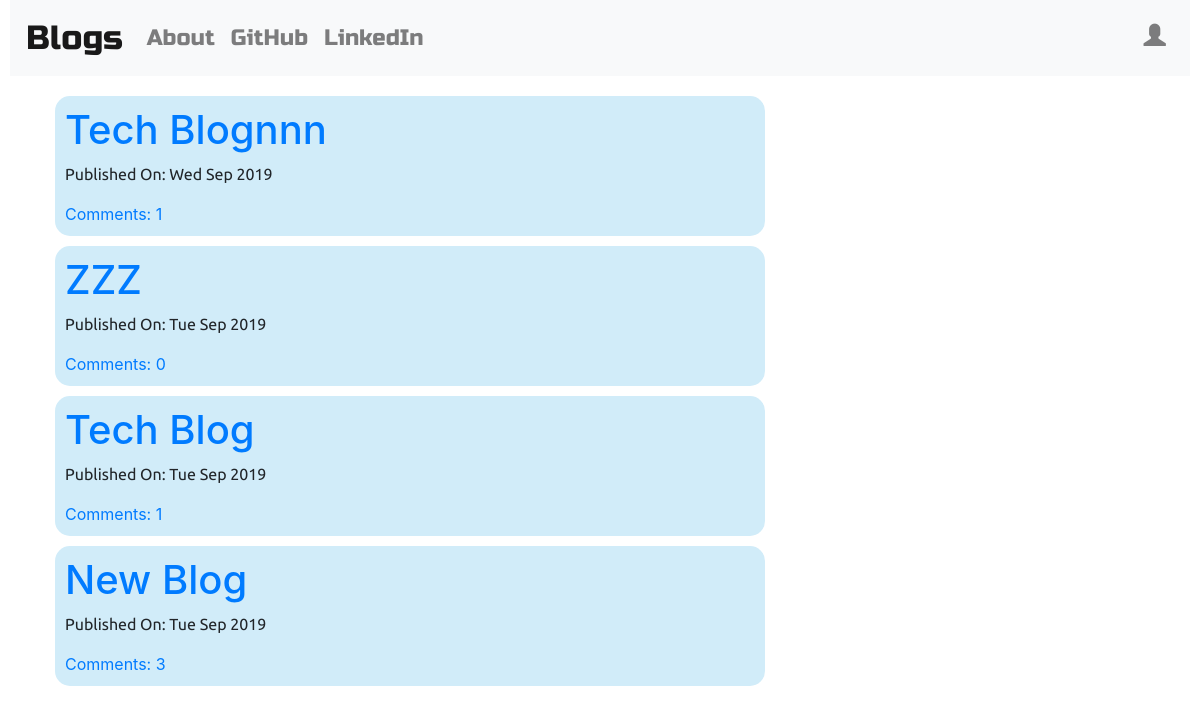
The page / on the database its author committed.
### blog/models.py (models this page shows, shortened)
class Post(models.Model):
    author = models.ForeignKey('auth.User', on_delete = models.CASCADE)
    title = models.CharField(max_length = 100)
    text = models.TextField()
    created_date = models.DateTimeField(default = timezone.now())
    published_date = models.DateTimeField(blank = True, null = True)
    def approved_comments(self):
        return self.comments.filter(approved_comment = True)

### blog/views.py (the view)
# urls.py: path('', views.PostListView.as_view(), name = 'post_list'),
class PostListView(ListView):
    model = Post
    def get_queryset(self):
        return Post.objects.filter(published_date__lte = timezone.now()).order_by('-published_date')

### blog/templates/blog/post_list.html
{% extends 'blog/base.html' %}
{% block body_block %}
  <div class="centerstage">
    {% for post in post_list %}
      <div class="post">
        <h1><a href="{% url 'post_detail' pk=post.pk %}">{{post.title}}</a></h1>
        <div class="date">
          <p>Published On: {{post.published_date|date:"D M Y"}}</p>
        </div>
        <a href="{% url 'post_detail' pk=post.pk %}">Comments: {{post.approved_comments.count}}</a>
      </div>
    {% endfor %}
  </div>
{% endblock %}

### blog/templates/blog/base.html (shortened to what this page needs)
<!DOCTYPE html>
{% load staticfiles %}
<html lang="en" dir="ltr">
  <head>
    <link rel="stylesheet" href="https://stackpath.bootstrapcdn.com/bootstrap/4.3.1/css/bootstrap.min.css">
    <link rel="stylesheet" href="//cdn.jsdelivr.net/npm/medium-editor@latest/dist/css/medium-editor.min.css" type="text/css" media="screen" charset="utf-8">
    <link rel="stylesheet" href="{% static 'css/blog.css' %}">
    <link rel="stylesheet" href="{% static 'css/glyphicons.css' %}">
  </head>
  <body>
    <nav class="navbar navbar-expand-lg navbar-light bg-light navCustom">
      <a class="navbar-brand bigbrand" href="{% url 'post_list' %}">Blogs</a>
      <div class="collapse navbar-collapse" id="navbarNavAltMarkup">
        <div class="navbar-nav" id="main-nav">
          <a class="nav-item nav-link" href="{% url 'about' %}">About <span class="sr-only">(current)</span></a>
          <a class="nav-item nav-link" href="https://www.github.com" target="_blank">GitHub</a>
          <a class="nav-item nav-link" href="https://www.linkedin.com/in/ahmad97/" target="_blank">LinkedIn</a>
        </div>
      </div>
      <div class="collapse navbar-collapse justify-content-end" id="navbarNavAltMarkup">
        <div class="navbar-nav">
          {% if user.is_authenticated %}
          <a class="nav-item nav-link" href="{% url 'post_new' %}">New Post<span class="sr-only">(current)</span></a>
          <a class="nav-item nav-link" href="{% url 'post_draft_list' %}">Drafts</a>
          <a class="nav-item nav-link" href="{% url 'logout' %}">Log Out</a>
          <a class="nav-item nav-link justify-content-end">Welcome: {{user.username}}</a>
          {% else %}
          <a class="nav-item nav-link" href="{% url 'login' %}"><span class="glyphicon glyphicon-user"></span></a>
          {% endif %}
        </div>
      </div>
    </nav>
    <div class="content container">
      <div class="row">
        <div class="col-md-8">
          <div class="blog_posts">
            {% block body_block %}
            {% endblock %}
          </div>
        </div>
      </div>
    </div>
  </body>
</html>

### blog/static/css/blog.css (style rules this page uses)
.navCustom { font-family: 'Russo One', sans-serif; font-size: 1.4em; margin-bottom: 10px; margin-left: 10px; margin-right: 10px; }
.bigbrand { font-size: 1.5em; }
.centerstage { margin-right: auto; margin-left: auto; }
.post { margin: 10px; padding: 10px; background-color: #d1ecf9; border-radius: 15px; }
.date { font-family: 'Ubuntu' }

### rows shown on the page
Post: title "Tech Blognnn", published_date "Wed Sep 2019", approved_comments.count "1"
Post: title "ZZZ", published_date "Tue Sep 2019", approved_comments.count "0"
Post: title "Tech Blog", published_date "Tue Sep 2019", approved_comments.count "1"
Post: title "New Blog", published_date "Tue Sep 2019", approved_comments.count "3"
